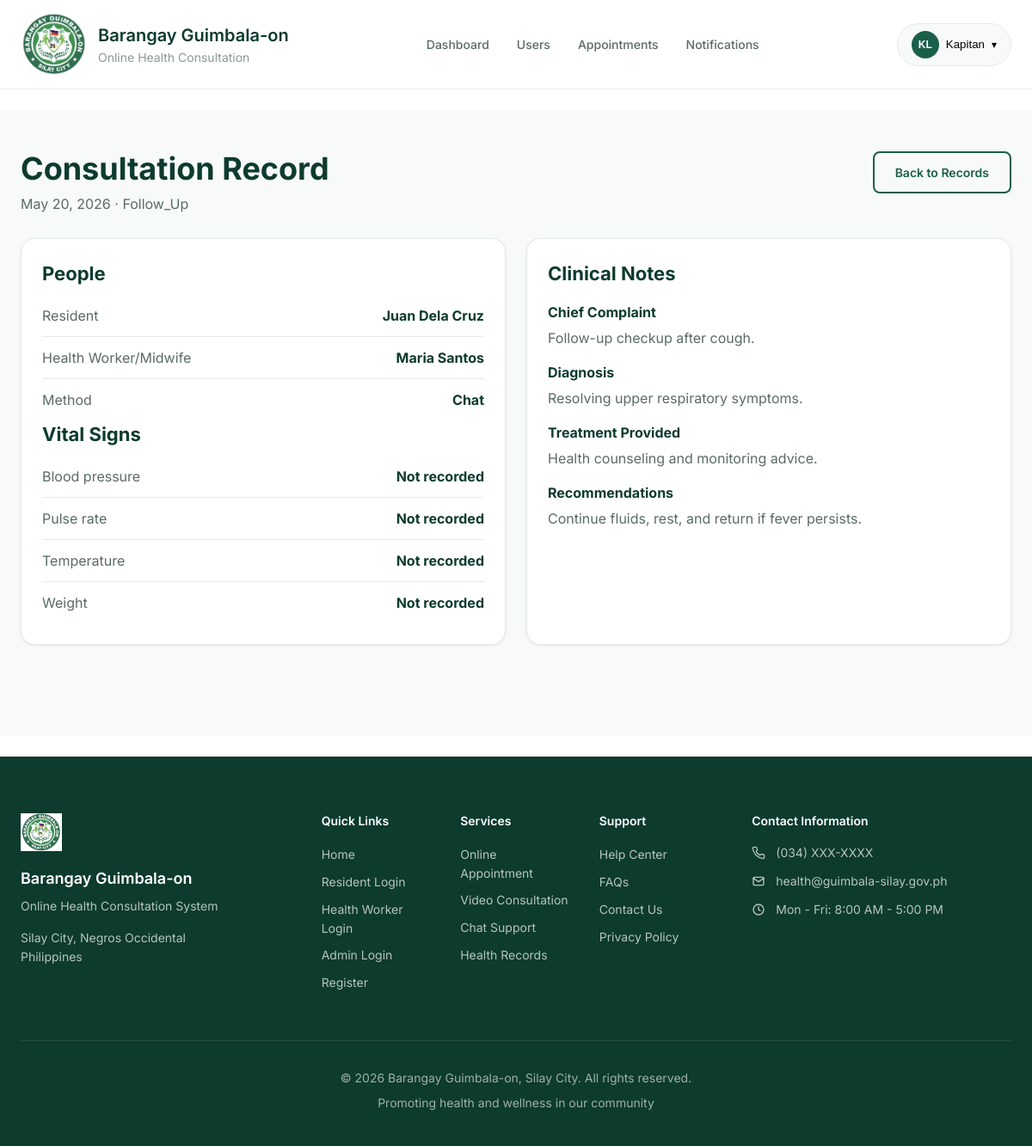
Page /appointments/records/2/ (signed in) on the committed database.
### accounts/models.py (models this page shows, shortened)
class User(AbstractUser):
    ROLE_CHOICES = [
        ('resident', 'Resident'),
        ('health_worker', 'Barangay Health Worker/Midwife'),
        ('admin', 'Admin'),
    ]
    username = None
    email = models.EmailField(_('email address'), unique=True)
    role = models.CharField(max_length=20, choices=ROLE_CHOICES, default='resident')
    phone_number = models.CharField(max_length=15, blank=True, null=True)
    address = models.TextField(blank=True, null=True)
    profile_picture = models.ImageField(upload_to='profile_pics/', blank=True, null=True)
    is_active = models.BooleanField(default=True)
    date_joined = models.DateTimeField(auto_now_add=True)
    last_updated = models.DateTimeField(auto_now=True)
    license_number = models.CharField(max_length=50, blank=True, null=True)
    specialization = models.CharField(max_length=100, blank=True, null=True)
    is_available = models.BooleanField(default=True)
    USERNAME_FIELD = 'email'
    REQUIRED_FIELDS = ['first_name', 'last_name']
    objects = UserManager()
    class Meta:
        verbose_name = 'User'
        verbose_name_plural = 'Users'
        ordering = ['-date_joined']
    def get_full_name(self):
        return f"{self.first_name} {self.last_name}".strip() or self.email
    @property
    def is_resident(self):
        return self.role == 'resident'
    @property
    def is_health_worker(self):
        return self.role == 'health_worker'
    @property
    def is_admin_user(self):
        return self.role == 'admin' or self.is_superuser

### appointments/models.py (models this page shows, shortened)
class ConsultationRecord(models.Model):
    appointment = models.OneToOneField(
        Appointment,
        on_delete=models.CASCADE,
        related_name='consultation_record'
    )
    resident = models.ForeignKey(
        settings.AUTH_USER_MODEL,
        on_delete=models.CASCADE,
        related_name='consultation_history',
        limit_choices_to={'role': 'resident'}
    )
    health_worker = models.ForeignKey(
        settings.AUTH_USER_MODEL,
        on_delete=models.CASCADE,
        related_name='provided_consultations',
        limit_choices_to={'role': 'health_worker'}
    )
    consultation_type = models.CharField(max_length=20)
    consultation_method = models.CharField(max_length=20)
    consultation_date = models.DateField()
    chief_complaint = models.TextField()
    symptoms_observed = models.TextField(blank=True, null=True)
    diagnosis = models.TextField(blank=True, null=True)
    treatment_provided = models.TextField(blank=True, null=True)
    medications_prescribed = models.TextField(blank=True, null=True)
    recommendations = models.TextField(blank=True, null=True)
    follow_up_required = models.BooleanField(default=False)
    follow_up_date = models.DateField(blank=True, null=True)
    follow_up_notes = models.TextField(blank=True, null=True)
    blood_pressure = models.CharField(max_length=20, blank=True, null=True)
    pulse_rate = models.PositiveIntegerField(blank=True, null=True)
    temperature = models.DecimalField(max_digits=4, decimal_places=1, blank=True, null=True)
    respiratory_rate = models.PositiveIntegerField(blank=True, null=True)
    weight_kg = models.DecimalField(max_digits=5, decimal_places=2, blank=True, null=True)
    attachments = models.FileField(
        upload_to='consultation_attachments/%Y/%m/',
        blank=True,
        null=True
    )
    created_at = models.DateTimeField(auto_now_add=True)
    updated_at = models.DateTimeField(auto_now=True)
    class Meta:
        ordering = ['-consultation_date']
        verbose_name = 'Consultation Record'
        verbose_name_plural = 'Consultation Records'

### appointments/views.py (the view)
# urls.py: path('records/<int:pk>/', views.consultation_record_detail_view, name='record_detail'),
@login_required
def consultation_record_detail_view(request, pk):
    record = get_object_or_404(ConsultationRecord, pk=pk)
    if not (request.user == record.resident or
            request.user == record.health_worker or
            request.user.is_admin_user):
        return HttpResponseForbidden("You don't have permission to view this record.")
    context = {
        'record': record,
    }
    return render(request, 'appointments/record_detail.html', context)

### notifications/context_processors.py (called while the page is built)
def notifications_count(request):
    if request.user.is_authenticated:
        unread_count = Notification.objects.filter(
            recipient=request.user,
            is_read=False
        ).count()
        return {
            'unread_notifications_count': unread_count,
            'has_unread_notifications': unread_count > 0,
        }
    return {
        'unread_notifications_count': 0,
        'has_unread_notifications': False,
    }

### appointments/templates/appointments/record_detail.html (shortened to what this page needs)
{% extends 'base.html' %}
{% block content %}
<section class="app-page">
    <div class="container">
        <div class="page-heading split">
            <div>
                <h1>Consultation Record</h1>
                <p>{{ record.consultation_date|date:"F d, Y" }} · {{ record.consultation_type|title }}</p>
            </div>
            <a href="{% url 'appointments:consultation_records' %}" class="btn btn-outline">Back to Records</a>
        </div>
        <div class="content-grid two-columns">
            <article class="panel">
                <h2>People</h2>
                <div class="detail-list">
                    <div><span>Resident</span><strong>{{ record.resident.get_full_name }}</strong></div>
                    <div><span>Health Worker/Midwife</span><strong>{{ record.health_worker.get_full_name }}</strong></div>
                    <div><span>Method</span><strong>{{ record.consultation_method|title }}</strong></div>
                </div>
                <h2>Vital Signs</h2>
                <div class="detail-list">
                    <div><span>Blood pressure</span><strong>{{ record.blood_pressure|default:"Not recorded" }}</strong></div>
                    <div><span>Pulse rate</span><strong>{{ record.pulse_rate|default:"Not recorded" }}</strong></div>
                    <div><span>Temperature</span><strong>{{ record.temperature|default:"Not recorded" }}</strong></div>
                    <div><span>Weight</span><strong>{{ record.weight_kg|default:"Not recorded" }}</strong></div>
                </div>
            </article>
            <article class="panel record-notes">
                <h2>Clinical Notes</h2>
                <h3>Chief Complaint</h3>
                <p>{{ record.chief_complaint|linebreaks }}</p>
                <h3>Diagnosis</h3>
                <p>{{ record.diagnosis|default:"No diagnosis recorded."|linebreaks }}</p>
                <h3>Treatment Provided</h3>
                <p>{{ record.treatment_provided|default:"No treatment details recorded."|linebreaks }}</p>
                <h3>Recommendations</h3>
                <p>{{ record.recommendations|default:"No recommendations recorded."|linebreaks }}</p>
            </article>
        </div>
    </div>
</section>
{% endblock %}

### templates/includes/navbar.html (shortened to what this page needs)
﻿{% load static %}
<nav class="navbar" id="navbar">
    <div class="container">
        <div class="navbar-content">
            <a href="{% url 'home' %}" class="navbar-logo">
                <div class="logo-icon">
                    <img src="{% static 'images/system-logo-v2.jfif' %}" alt="Barangay Guimbala-on Logo">
                </div>
                <div class="logo-text">
                    <span class="logo-title">Barangay Guimbala-on</span>
                    <span class="logo-subtitle">Online Health Consultation</span>
                </div>
            </a>
            <div class="navbar-nav desktop-nav">
                {% if user.is_authenticated %}
                    {% if user.is_resident %}
                        <a href="{% url 'accounts:resident_dashboard' %}" class="nav-link {% if request.resolver_match.url_name == 'resident_dashboard' %}active{% endif %}">
                            Dashboard
                        </a>
                        <a href="{% url 'appointments:create' %}" class="nav-link {% if request.resolver_match.url_name == 'create' %}active{% endif %}">
                            Book Appointment
                        </a>
                        <a href="{% url 'chat:list' %}" class="nav-link {% if request.resolver_match.url_name == 'list' %}active{% endif %}">
                            Messages
                        </a>
                        <a href="{% url 'notifications:list' %}" class="nav-link {% if request.resolver_match.url_name == 'list' %}active{% endif %}">
                            Notifications
                            {% if unread_notifications_count > 0 %}
                            <span class="nav-badge">{{ unread_notifications_count }}</span>
                            {% endif %}
                        </a>
                    {% elif user.is_admin_user %}
                        <a href="{% url 'accounts:admin_dashboard' %}" class="nav-link {% if request.resolver_match.url_name == 'admin_dashboard' %}active{% endif %}">
                            Dashboard
                        </a>
                        <a href="{% url 'accounts:user_list' %}" class="nav-link {% if request.resolver_match.url_name == 'user_list' %}active{% endif %}">
                            Users
                        </a>
                        <a href="{% url 'appointments:list' %}" class="nav-link {% if request.resolver_match.url_name == 'list' %}active{% endif %}">
                            Appointments
                        </a>
                        <a href="{% url 'notifications:list' %}" class="nav-link {% if request.resolver_match.url_name == 'list' %}active{% endif %}">
                            Notifications
                        </a>
                    {% endif %}
                {% else %}
                    <a href="{% url 'home' %}" class="nav-link {% if request.resolver_match.url_name == 'home' %}active{% endif %}">Home</a>
                    <a href="#services" class="nav-link">Services</a>
                    <a href="#how-it-works" class="nav-link">How It Works</a>
                    <a href="#contact" class="nav-link">Contact</a>
                {% endif %}
            </div>
            <div class="navbar-actions">
                {% if user.is_authenticated %}
                    <div class="user-menu dropdown">
                        <button class="user-menu-toggle dropdown-toggle" type="button">
                            <div class="user-avatar">
                                {% if user.profile_picture %}
                                    <img src="{{ user.profile_picture.url }}" alt="{{ user.get_full_name }}">
                                {% else %}
                                    <span>{{ user.first_name|first|upper }}{{ user.last_name|first|upper }}</span>
                                {% endif %}
                            </div>
                            <span class="user-name">{{ user.first_name }}</span>
                            <span class="dropdown-arrow" aria-hidden="true">▾</span>
                        </button>
                    </div>
                {% endif %}
            </div>
        </div>
    </div>
</nav>
<div class="navbar-spacer"></div>

### static/css/animations.css (style rules this page uses)
html { scroll-behavior: smooth; }

### rows in the picture
User: first_name|first "K", last_name|first "L", first_name "Kapitan"
ConsultationRecord: consultation_date "May 20, 2026", consultation_type "Follow_Up", resident.get_full_name "Juan Dela Cruz", health_worker.get_full_name "Maria Santos", consultation_method "Chat", blood_pressure "Not recorded", pulse_rate "Not recorded", temperature "Not recorded", weight_kg "Not recorded", chief_complaint "Follow-up checkup after cough.", diagnosis "Resolving upper respiratory symptoms.", treatment_provided "Health counseling and monitoring advice.", recommendations "Continue fluids, rest, and return if fever persists."
